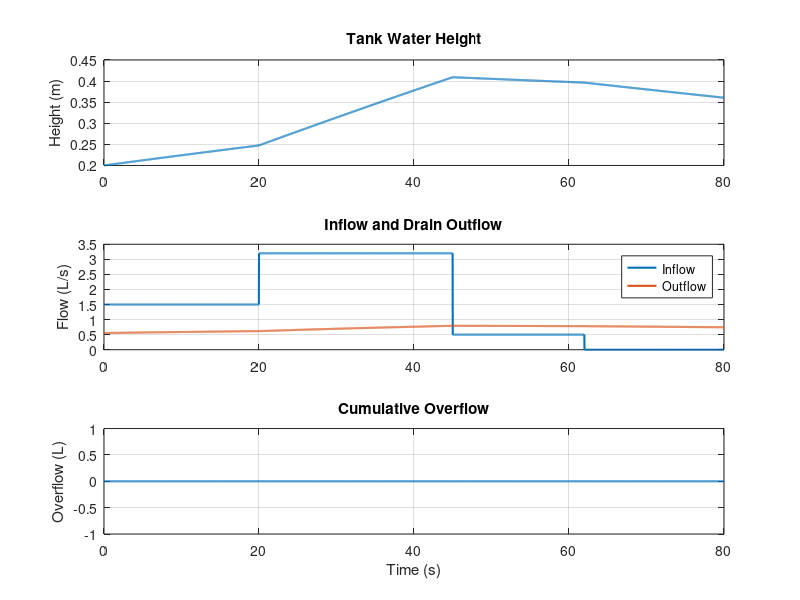

Write MATLAB code to recreate this figure.
% water_tank_drain_simulation.m
% -------------------------------------------------------------------------
% Simulation 1: Water Tank Drain / Fill Scientific Model
%
% Run in MATLAB:
%     water_tank_drain_simulation
%
% This simulation models the height of water in a vertical tank as water
% enters through an inlet and leaves through a small drain hole. It uses
% Torricelli-style outflow:
%
%     outflow = Cd * A_hole * sqrt(2*g*h)
%
% It tracks water height, volume, inflow, outflow, and overflow over time.
% -------------------------------------------------------------------------

clear; clc; close all;

fprintf("Water Tank Drain / Fill Simulation\n");
fprintf("Model: tank water height with inflow, drain outflow, and overflow\n\n");

% Physical constants and tank geometry
g = 9.81;                 % m/s^2
tank_radius = 0.35;       % m
tank_area = pi*tank_radius^2;
tank_height = 1.20;       % m

hole_radius = 0.012;      % m
hole_area = pi*hole_radius^2;
Cd = 0.62;                % discharge coefficient

% Simulation settings
dt = 0.02;
duration = 80.0;
steps = floor(duration / dt);

% Initial state
h = 0.20;                 % initial water height, m
total_overflow = 0.0;
total_in = 0.0;
total_out = 0.0;

% Storage arrays
t_arr = zeros(steps+1,1);
h_arr = zeros(steps+1,1);
volume_arr = zeros(steps+1,1);
inflow_arr = zeros(steps+1,1);
outflow_arr = zeros(steps+1,1);
overflow_arr = zeros(steps+1,1);

fprintf("%8s | %9s | %10s | %10s | %10s | %10s\n", ...
    "time(s)", "height(m)", "volume(L)", "in(L/s)", "out(L/s)", "overflow(L)");
fprintf("%s\n", repmat("-",1,72));

for k = 1:steps+1
    t = (k-1)*dt;

    % Inflow schedule: faucet pulses between weak and strong flow.
    if t < 20
        inflow = 0.0015;              % m^3/s
    elseif t < 45
        inflow = 0.0032;
    elseif t < 62
        inflow = 0.0005;
    else
        inflow = 0.0000;
    end

    % Outflow through bottom hole.
    outflow = Cd * hole_area * sqrt(2*g*max(h,0));

    % Height update from volume balance.
    dV = (inflow - outflow) * dt;
    h = h + dV / tank_area;

    overflow = 0.0;
    if h > tank_height
        overflow_volume = (h - tank_height) * tank_area;
        overflow = overflow_volume;
        h = tank_height;
        total_overflow = total_overflow + overflow_volume;
    end

    if h < 0
        h = 0;
    end

    total_in = total_in + inflow*dt;
    total_out = total_out + outflow*dt;

    % Store
    t_arr(k) = t;
    h_arr(k) = h;
    volume_arr(k) = h*tank_area;
    inflow_arr(k) = inflow;
    outflow_arr(k) = outflow;
    overflow_arr(k) = total_overflow;

    if mod(k-1, round(2/dt)) == 0 || k == steps+1
        fprintf("%8.2f | %9.3f | %10.2f | %10.2f | %10.2f | %10.2f\n", ...
            t, h, volume_arr(k)*1000, inflow*1000, outflow*1000, total_overflow*1000);
    end
end

fprintf("\nFinal summary:\n");
fprintf("  final height: %.3f m\n", h_arr(end));
fprintf("  final volume: %.2f L\n", volume_arr(end)*1000);
fprintf("  total inflow: %.2f L\n", total_in*1000);
fprintf("  total drained: %.2f L\n", total_out*1000);
fprintf("  total overflow: %.2f L\n", total_overflow*1000);

% Plots
figure("Name","Water Tank Drain / Fill Simulation");

subplot(3,1,1);
plot(t_arr, h_arr, "LineWidth", 1.5);
ylabel("Height (m)");
title("Tank Water Height");
grid on;

subplot(3,1,2);
plot(t_arr, inflow_arr*1000, "LineWidth", 1.5); hold on;
plot(t_arr, outflow_arr*1000, "LineWidth", 1.5);
ylabel("Flow (L/s)");
legend("Inflow","Outflow");
title("Inflow and Drain Outflow");
grid on;

subplot(3,1,3);
plot(t_arr, overflow_arr*1000, "LineWidth", 1.5);
xlabel("Time (s)");
ylabel("Overflow (L)");
title("Cumulative Overflow");
grid on;
